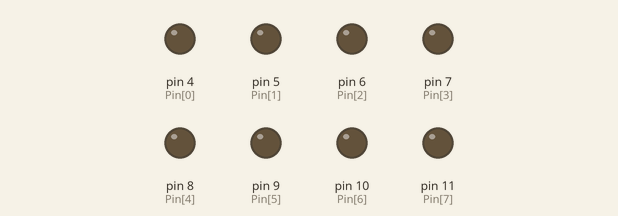
The sketch below on a simulated Arduino Uno, built with avr-gcc and run on an emulated ATmega328P. Shown: output pins drawn as LEDs (lit = HIGH).

Above: at 0.1 s.
At 4.9 s:
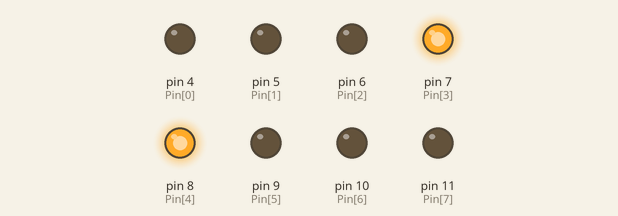
At 9.9 s:
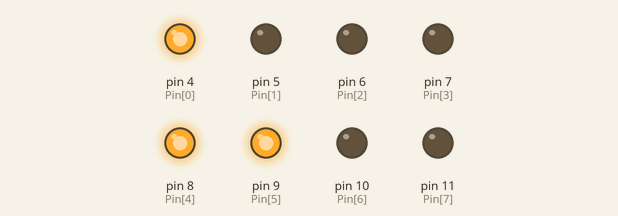
At 19.9 s:
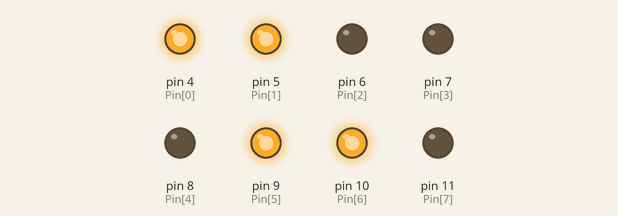
At 29.7 s:
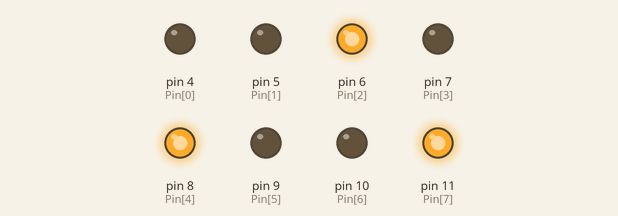
At 39.71 s:
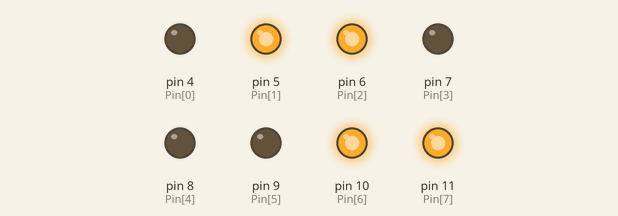
Timing chart, 0 to 40.0 s (numbered marks = the images above):
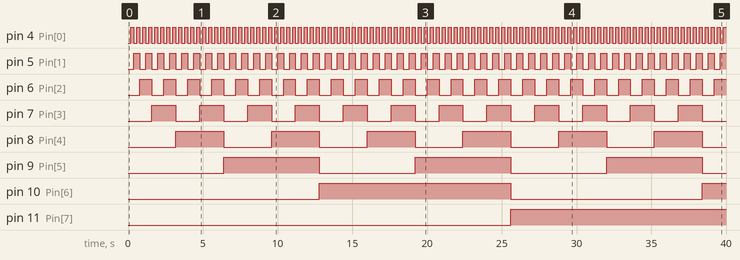

Measured:
- by itself, pin 4 (Pin[0]): alternates HIGH for 0.20 s and LOW for 0.20 s
- by itself, pin 5 (Pin[1]): alternates HIGH for 0.40 s and LOW for 0.40 s
- by itself, pin 6 (Pin[2]): alternates HIGH for 0.80 s and LOW for 0.80 s
- by itself, pin 7 (Pin[3]): alternates HIGH for 1.6 s and LOW for 1.6 s
- by itself, pin 8 (Pin[4]): alternates HIGH for 3.2 s and LOW for 3.2 s
- by itself, pin 9 (Pin[5]): alternates HIGH for 6.4 s and LOW for 6.4 s
- by itself, pin 10 (Pin[6]): LOW → HIGH at 12.8 s, → LOW 12.8 s later, → HIGH 12.8 s later
- by itself, pin 11 (Pin[7]): LOW → HIGH at 25.6 s

The sketch:

sketch_apr16b.ino
```cpp
#include <stdio.h>
byte Pin[] = {4,5,6,7,8,9,10,11};
byte Pin_num = sizeof(Pin) / sizeof(byte);
byte sendNumber = 0;
byte count = 0;
byte Pin_ON[] = {0,0,0,0,0,0,0,0};

void setup() {
  for(int j = 0; j<Pin_num; j++) {
    pinMode(Pin[j], OUTPUT);
  }
}

int function(int receiveNumber) {
    for (int i = 7; i >= 0; i--) {
        Pin_ON[i] = receiveNumber >> i & 1;
    }
    return 0;
}

int function2() {
   for(int i = 0; i < 8; i++) {
    if(Pin_ON[i] >= 1) {
      digitalWrite(i+4, HIGH);
      Pin_ON[i] = 0;
    }
    else {
      digitalWrite(i+4, LOW);
    }
  }
   delay(200);
  return 0;
}

void loop() {
  function(sendNumber);
  if(sendNumber == 255) {
    sendNumber = 0;
  }
  function2();
  sendNumber++;
}
```
